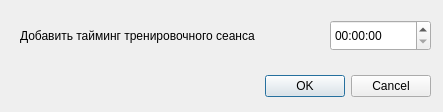
<?xml version="1.0" encoding="UTF-8"?>
<ui version="4.0">
 <class>AddTimeDialog</class>
 <widget class="QDialog" name="AddTimeDialog">
  <property name="geometry">
   <rect>
    <x>0</x>
    <y>0</y>
    <width>443</width>
    <height>112</height>
   </rect>
  </property>
  <property name="windowTitle">
   <string>Dialog</string>
  </property>
  <widget class="QDialogButtonBox" name="buttonBox">
   <property name="geometry">
    <rect>
     <x>90</x>
     <y>70</y>
     <width>341</width>
     <height>32</height>
    </rect>
   </property>
   <property name="orientation">
    <enum>Qt::Horizontal</enum>
   </property>
   <property name="standardButtons">
    <set>QDialogButtonBox::Cancel|QDialogButtonBox::Ok</set>
   </property>
  </widget>
  <widget class="QTimeEdit" name="timeEdit_Time">
   <property name="geometry">
    <rect>
     <x>330</x>
     <y>20</y>
     <width>101</width>
     <height>31</height>
    </rect>
   </property>
  </widget>
  <widget class="QLabel" name="label">
   <property name="geometry">
    <rect>
     <x>20</x>
     <y>20</y>
     <width>301</width>
     <height>31</height>
    </rect>
   </property>
   <property name="text">
    <string>Добавить тайминг тренировочного сеанса</string>
   </property>
  </widget>
 </widget>
 <resources/>
 <connections>
  <connection>
   <sender>buttonBox</sender>
   <signal>accepted()</signal>
   <receiver>AddTimeDialog</receiver>
   <slot>accept()</slot>
   <hints>
    <hint type="sourcelabel">
     <x>248</x>
     <y>254</y>
    </hint>
    <hint type="destinationlabel">
     <x>157</x>
     <y>274</y>
    </hint>
   </hints>
  </connection>
  <connection>
   <sender>buttonBox</sender>
   <signal>rejected()</signal>
   <receiver>AddTimeDialog</receiver>
   <slot>reject()</slot>
   <hints>
    <hint type="sourcelabel">
     <x>316</x>
     <y>260</y>
    </hint>
    <hint type="destinationlabel">
     <x>286</x>
     <y>274</y>
    </hint>
   </hints>
  </connection>
 </connections>
</ui>
